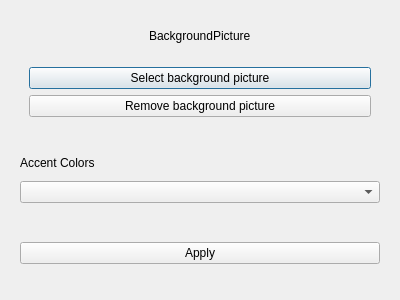
<?xml version="1.0" encoding="UTF-8"?>
<ui version="4.0">
 <class>Dialog</class>
 <widget class="QDialog" name="Dialog">
  <property name="geometry">
   <rect>
    <x>0</x>
    <y>0</y>
    <width>400</width>
    <height>300</height>
   </rect>
  </property>
  <property name="windowTitle">
   <string>Dialog</string>
  </property>
  <layout class="QVBoxLayout" name="verticalLayout">
   <item>
    <widget class="QWidget" name="widget" native="true">
     <layout class="QVBoxLayout" name="verticalLayout_2">
      <item>
       <widget class="QWidget" name="widget_3" native="true">
        <layout class="QVBoxLayout" name="verticalLayout_3">
         <item alignment="Qt::AlignmentFlag::AlignHCenter">
          <widget class="QLabel" name="label">
           <property name="text">
            <string>BackgroundPicture</string>
           </property>
          </widget>
         </item>
        </layout>
       </widget>
      </item>
      <item>
       <widget class="QWidget" name="widget_4" native="true">
        <layout class="QVBoxLayout" name="verticalLayout_4">
         <item>
          <widget class="QPushButton" name="selectBackgroundBtn">
           <property name="text">
            <string>Select background picture</string>
           </property>
          </widget>
         </item>
         <item>
          <widget class="QPushButton" name="removeBackgroundBtn">
           <property name="text">
            <string>Remove background picture</string>
           </property>
          </widget>
         </item>
        </layout>
       </widget>
      </item>
     </layout>
    </widget>
   </item>
   <item>
    <widget class="QWidget" name="widget_2" native="true">
     <layout class="QVBoxLayout" name="verticalLayout_5">
      <item>
       <widget class="QLabel" name="label_2">
        <property name="text">
         <string>Accent Colors</string>
        </property>
       </widget>
      </item>
      <item>
       <widget class="QComboBox" name="accentBox"/>
      </item>
     </layout>
    </widget>
   </item>
   <item>
    <widget class="QWidget" name="widget_5" native="true">
     <layout class="QHBoxLayout" name="horizontalLayout">
      <item>
       <widget class="QPushButton" name="applyTheme">
        <property name="text">
         <string>Apply</string>
        </property>
       </widget>
      </item>
     </layout>
    </widget>
   </item>
  </layout>
 </widget>
 <resources/>
 <connections/>
</ui>
